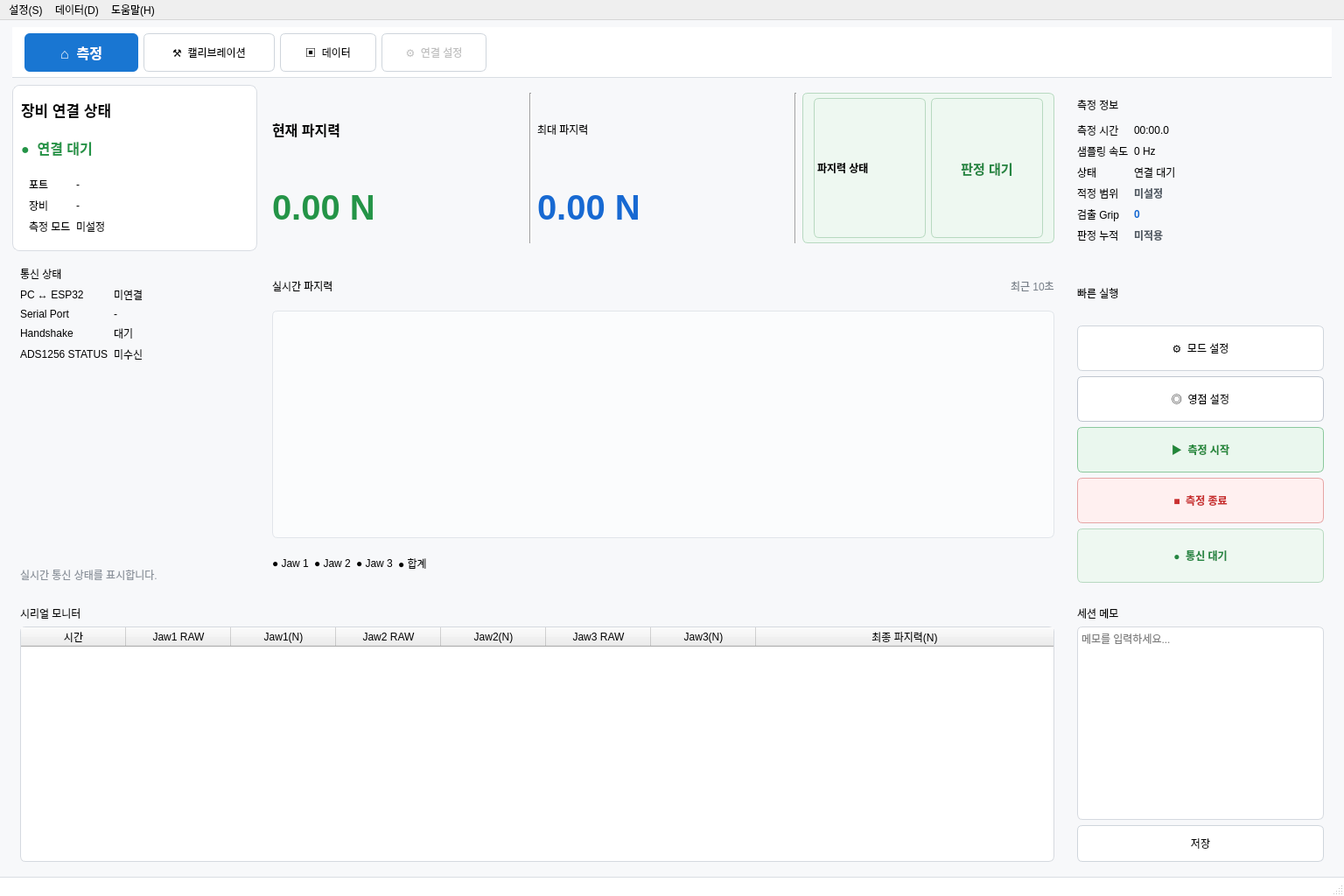
<?xml version="1.0" encoding="UTF-8"?>
<ui version="4.0">
 <class>MeasurementWindow</class>
 <widget class="QMainWindow" name="MeasurementWindow">
  <property name="geometry">
   <rect>
    <x>0</x>
    <y>0</y>
    <width>1536</width>
    <height>1024</height>
   </rect>
  </property>
  <property name="minimumSize">
   <size>
    <width>1200</width>
    <height>800</height>
   </size>
  </property>
  <property name="windowTitle">
   <string>Grip Force Measurement System</string>
  </property>
  <property name="styleSheet">
   <string notr="true">
QMainWindow, QWidget#centralwidget {
    background: #f7f8fa;
    color: #202124;
    font-family: &quot;Malgun Gothic&quot;;
    font-size: 10pt;
}
QFrame#topBar, QFrame#card {
    background: white;
    border: 1px solid #d9dde3;
    border-radius: 8px;
}
QFrame#navBar {
    background: white;
    border-bottom: 1px solid #d9dde3;
}
QPushButton {
    background: #ffffff;
    border: 1px solid #cfd5dc;
    border-radius: 6px;
    padding: 8px 14px;
}
QPushButton:hover {
    background: #f0f4f8;
}
QPushButton#startButton {
    background: #eaf7ee;
    border: 1px solid #8bc89c;
    color: #218739;
    font-weight: bold;
}
QPushButton#stopButton {
    background: #fff0f0;
    border: 1px solid #e6a4a4;
    color: #c93030;
    font-weight: bold;
}
QPushButton#zeroButton {
    background: #ffffff;
    border: 1px solid #bfc6cf;
}
QPushButton#saveButton {
    background: #ffffff;
    border: 1px solid #bfc6cf;
}
QLabel#connectedLabel {
    color: #249447;
    font-weight: bold;
    font-size: 12pt;
}
QLabel#currentForceLabel {
    color: #249447;
    font-size: 30pt;
    font-weight: bold;
}
QLabel#peakForceLabel {
    color: #1769d2;
    font-size: 30pt;
    font-weight: bold;
}
QLabel#averageForceLabel {
    color: #202124;
    font-size: 30pt;
    font-weight: bold;
}
QLabel#sumForceLabel {
    color: #1769d2;
    font-size: 17pt;
    font-weight: bold;
}
QLabel#loadCellValueLabel {
    color: #249447;
    font-size: 14pt;
    font-weight: bold;
}
QLabel#sectionTitle {
    font-size: 13pt;
    font-weight: bold;
}
QLabel#metricTitle {
    font-size: 12pt;
    font-weight: bold;
}
QLabel#graphHint {
    color: #8b929b;
    font-size: 10pt;
}
QLabel#forceStatusLabel {
    color: #258642;
    font-size: 11pt;
    font-weight: bold;
}
QLabel#forceRangeLabel {
    color: #555d66;
    font-weight: bold;
}
QLabel#gripCountLabel {
    color: #1769d2;
    font-weight: bold;
}
QLabel#judgementSummaryLabel {
    color: #555d66;
    font-weight: bold;
}
QLineEdit, QTextEdit, QTableWidget {
    background: white;
    border: 1px solid #d5d9df;
    border-radius: 6px;
}
QTableWidget {
    gridline-color: #e1e4e8;
    selection-background-color: #eaf2ff;
}
QStatusBar {
    background: white;
    border-top: 1px solid #d9dde3;
}
   </string>
  </property>
  <widget class="QWidget" name="centralwidget">
   <layout class="QVBoxLayout" name="mainVerticalLayout">
    <property name="spacing">
     <number>8</number>
    </property>
    <property name="leftMargin">
     <number>14</number>
    </property>
    <property name="topMargin">
     <number>8</number>
    </property>
    <property name="rightMargin">
     <number>14</number>
    </property>
    <property name="bottomMargin">
     <number>8</number>
    </property>
    <item>
     <widget class="QFrame" name="navBar">
      <property name="minimumSize">
       <size>
        <width>0</width>
        <height>58</height>
       </size>
      </property>
      <layout class="QHBoxLayout" name="navLayout">
       <property name="leftMargin">
        <number>14</number>
       </property>
       <property name="topMargin">
        <number>5</number>
       </property>
       <property name="rightMargin">
        <number>14</number>
       </property>
       <property name="bottomMargin">
        <number>5</number>
       </property>
       <item>
        <widget class="QPushButton" name="measurementTabButton">
         <property name="minimumSize">
          <size>
           <width>130</width>
           <height>44</height>
          </size>
         </property>
         <property name="styleSheet">
          <string notr="true">background:#1976d2;color:white;border:0;border-radius:6px;font-weight:bold;font-size:12pt;</string>
         </property>
         <property name="text">
          <string>⌂  측정</string>
         </property>
        </widget>
       </item>
       <item>
        <widget class="QPushButton" name="calibrationTabButton">
         <property name="minimumSize">
          <size>
           <width>150</width>
           <height>44</height>
          </size>
         </property>
         <property name="text">
          <string>⚒  캘리브레이션</string>
         </property>
        </widget>
       </item>
       <item>
        <widget class="QPushButton" name="dataTabButton">
         <property name="minimumSize">
          <size>
           <width>110</width>
           <height>44</height>
          </size>
         </property>
         <property name="text">
          <string>▣  데이터</string>
         </property>
        </widget>
       </item>
       <item>
        <widget class="QPushButton" name="settingsTabButton">
         <property name="enabled">
          <bool>false</bool>
         </property>
         <property name="minimumSize">
          <size>
           <width>120</width>
           <height>44</height>
          </size>
         </property>
         <property name="text">
          <string>⚙  연결 설정</string>
         </property>
        </widget>
       </item>
       <item>
        <spacer name="navSpacer">
         <property name="orientation">
          <enum>Qt::Orientation::Horizontal</enum>
         </property>
         <property name="sizeHint" stdset="0">
          <size>
           <width>40</width>
           <height>20</height>
          </size>
         </property>
        </spacer>
       </item>
      </layout>
     </widget>
    </item>
    <item>
     <layout class="QGridLayout" name="contentGrid">
      <property name="spacing">
       <number>8</number>
      </property>
      <item row="0" column="0">
       <widget class="QFrame" name="card">
        <property name="minimumSize">
         <size>
          <width>280</width>
          <height>190</height>
         </size>
        </property>
        <layout class="QVBoxLayout" name="deviceStatusLayout">
         <item>
          <widget class="QLabel" name="sectionTitle">
           <property name="text">
            <string>장비 연결 상태</string>
           </property>
          </widget>
         </item>
         <item>
          <widget class="QLabel" name="connectedLabel">
           <property name="text">
            <string>●  연결 대기</string>
           </property>
          </widget>
         </item>
         <item>
          <widget class="QFrame" name="deviceInfoFrame">
           <property name="frameShape">
            <enum>QFrame::Shape::NoFrame</enum>
           </property>
           <layout class="QFormLayout" name="deviceInfoLayout">
            <item row="0" column="0">
             <widget class="QLabel" name="portTitle">
              <property name="text">
               <string>포트</string>
              </property>
             </widget>
            </item>
            <item row="0" column="1">
             <widget class="QLabel" name="portValueLabel">
              <property name="text">
               <string>-</string>
              </property>
             </widget>
            </item>
            <item row="1" column="0">
             <widget class="QLabel" name="deviceTitle">
              <property name="text">
               <string>장비</string>
              </property>
             </widget>
            </item>
            <item row="1" column="1">
             <widget class="QLabel" name="deviceValueLabel">
              <property name="text">
               <string>-</string>
              </property>
             </widget>
            </item>
            <item row="2" column="0">
             <widget class="QLabel" name="modeTitle">
              <property name="text">
               <string>측정 모드</string>
              </property>
             </widget>
            </item>
            <item row="2" column="1">
             <widget class="QLabel" name="modeValueLabel">
              <property name="text">
               <string>미설정</string>
              </property>
             </widget>
            </item>
           </layout>
          </widget>
         </item>
        </layout>
       </widget>
      </item>
      <item row="0" column="1">
       <widget class="QFrame" name="card">
        <property name="minimumSize">
         <size>
          <width>550</width>
          <height>170</height>
         </size>
        </property>
        <layout class="QHBoxLayout" name="metricsLayout">
         <item>
          <layout class="QVBoxLayout" name="currentMetricLayout">
           <item>
            <widget class="QLabel" name="metricTitle">
             <property name="text">
              <string>현재 파지력</string>
             </property>
            </widget>
           </item>
           <item>
            <widget class="QLabel" name="currentForceLabel">
             <property name="text">
              <string>0.00 N</string>
             </property>
            </widget>
           </item>
          </layout>
         </item>
         <item>
          <widget class="Line" name="metricLine1">
           <property name="orientation">
            <enum>Qt::Orientation::Vertical</enum>
           </property>
          </widget>
         </item>
         <item>
          <layout class="QVBoxLayout" name="peakMetricLayout">
           <item>
            <widget class="QLabel" name="metricTitle">
             <property name="text">
              <string>최대 파지력</string>
             </property>
            </widget>
           </item>
           <item>
            <widget class="QLabel" name="peakForceLabel">
             <property name="text">
              <string>0.00 N</string>
             </property>
            </widget>
           </item>
          </layout>
         </item>
         <item>
          <widget class="Line" name="metricLine2">
           <property name="orientation">
            <enum>Qt::Orientation::Vertical</enum>
           </property>
          </widget>
         </item>
         <item>
          <widget class="QFrame" name="forceStatusFrame">
           <property name="minimumSize">
            <size>
             <width>0</width>
             <height>54</height>
            </size>
           </property>
           <property name="styleSheet">
            <string notr="true">background:#eef8f1;border:1px solid #b7d9c0;border-radius:6px;</string>
           </property>
           <layout class="QHBoxLayout" name="forceStatusLayout">
            <property name="leftMargin">
             <number>12</number>
            </property>
            <property name="topMargin">
             <number>5</number>
            </property>
            <property name="rightMargin">
             <number>12</number>
            </property>
            <property name="bottomMargin">
             <number>5</number>
            </property>
            <item>
             <widget class="QLabel" name="forceStatusTitle">
              <property name="font">
               <font>
                <bold>true</bold>
               </font>
              </property>
              <property name="text">
               <string>파지력 상태</string>
              </property>
             </widget>
            </item>
            <item>
             <widget class="QLabel" name="forceStatusLabel">
              <property name="font">
               <font>
                <pointsize>11</pointsize>
                <bold>true</bold>
               </font>
              </property>
              <property name="text">
               <string>판정 대기</string>
              </property>
              <property name="alignment">
               <set>Qt::AlignmentFlag::AlignCenter</set>
              </property>
             </widget>
            </item>
           </layout>
          </widget>
         </item>
        </layout>
       </widget>
      </item>
      <item row="0" column="2">
       <widget class="QFrame" name="card">
        <property name="minimumSize">
         <size>
          <width>300</width>
          <height>170</height>
         </size>
        </property>
        <property name="maximumSize">
         <size>
          <width>300</width>
          <height>16777215</height>
         </size>
        </property>
        <layout class="QVBoxLayout" name="measurementInfoLayout">
         <item>
          <widget class="QLabel" name="sectionTitle">
           <property name="text">
            <string>측정 정보</string>
           </property>
          </widget>
         </item>
         <item>
          <layout class="QFormLayout" name="measurementInfoForm">
           <item row="0" column="0">
            <widget class="QLabel" name="timeTitle">
             <property name="text">
              <string>측정 시간</string>
             </property>
            </widget>
           </item>
           <item row="0" column="1">
            <widget class="QLabel" name="measurementTimeLabel">
             <property name="text">
              <string>00:00.0</string>
             </property>
            </widget>
           </item>
           <item row="1" column="0">
            <widget class="QLabel" name="samplingTitle">
             <property name="text">
              <string>샘플링 속도</string>
             </property>
            </widget>
           </item>
           <item row="1" column="1">
            <widget class="QLabel" name="samplingRateLabel">
             <property name="text">
              <string>0 Hz</string>
             </property>
            </widget>
           </item>
           <item row="2" column="0">
            <widget class="QLabel" name="stateTitle">
             <property name="text">
              <string>상태</string>
             </property>
            </widget>
           </item>
           <item row="2" column="1">
            <widget class="QLabel" name="measurementStateLabel">
             <property name="text">
              <string>연결 대기</string>
             </property>
            </widget>
           </item>
           <item row="3" column="0">
            <widget class="QLabel" name="forceRangeTitle">
             <property name="text">
              <string>적정 범위</string>
             </property>
            </widget>
           </item>
           <item row="3" column="1">
            <widget class="QLabel" name="forceRangeLabel">
             <property name="text">
              <string>미설정</string>
             </property>
            </widget>
           </item>
           <item row="4" column="0">
            <widget class="QLabel" name="gripCountTitle">
             <property name="text">
              <string>검출 Grip</string>
             </property>
            </widget>
           </item>
           <item row="4" column="1">
            <widget class="QLabel" name="gripCountLabel">
             <property name="text">
              <string>0</string>
             </property>
            </widget>
           </item>
           <item row="5" column="0">
            <widget class="QLabel" name="judgementSummaryTitle">
             <property name="text">
              <string>판정 누적</string>
             </property>
            </widget>
           </item>
           <item row="5" column="1">
            <widget class="QLabel" name="judgementSummaryLabel">
             <property name="text">
              <string>미적용</string>
             </property>
            </widget>
           </item>
          </layout>
         </item>
        </layout>
       </widget>
      </item>
      <item row="1" column="0">
       <widget class="QFrame" name="card">
        <property name="minimumSize">
         <size>
          <width>280</width>
          <height>380</height>
         </size>
        </property>
        <layout class="QVBoxLayout" name="loadCellLayout">
         <item>
          <widget class="QLabel" name="sectionTitle">
           <property name="text">
            <string>통신 상태</string>
           </property>
          </widget>
         </item>
         <item>
          <layout class="QFormLayout" name="loadCellForm">
           <item row="0" column="0">
            <widget class="QLabel" name="jaw1Title">
             <property name="text">
              <string>PC ↔ ESP32</string>
             </property>
            </widget>
           </item>
           <item row="0" column="1">
            <widget class="QLabel" name="pcEspStatusLabel">
             <property name="text">
              <string>미연결</string>
             </property>
            </widget>
           </item>
           <item row="1" column="0">
            <widget class="QLabel" name="jaw2Title">
             <property name="text">
              <string>Serial Port</string>
             </property>
            </widget>
           </item>
           <item row="1" column="1">
            <widget class="QLabel" name="serialPortStatusLabel">
             <property name="text">
              <string>-</string>
             </property>
            </widget>
           </item>
           <item row="2" column="0">
            <widget class="QLabel" name="jaw3Title">
             <property name="text">
              <string>Handshake</string>
             </property>
            </widget>
           </item>
           <item row="2" column="1">
            <widget class="QLabel" name="handshakeStatusLabel">
             <property name="text">
              <string>대기</string>
             </property>
            </widget>
           </item>
           <item row="3" column="0">
            <widget class="QLabel" name="sumTitle">
             <property name="text">
              <string>ADS1256 STATUS</string>
             </property>
            </widget>
           </item>
           <item row="3" column="1">
            <widget class="QLabel" name="adcStatusLabel">
             <property name="text">
              <string>미수신</string>
             </property>
            </widget>
           </item>
          </layout>
         </item>
         <item>
          <spacer name="loadCellSpacer">
           <property name="orientation">
            <enum>Qt::Orientation::Vertical</enum>
           </property>
           <property name="sizeHint" stdset="0">
            <size>
             <width>20</width>
             <height>40</height>
            </size>
           </property>
          </spacer>
         </item>
         <item>
          <widget class="QLabel" name="loadCellNote">
           <property name="styleSheet">
            <string notr="true">color:#8b929b;</string>
           </property>
           <property name="text">
            <string>실시간 통신 상태를 표시합니다.</string>
           </property>
           <property name="wordWrap">
            <bool>true</bool>
           </property>
          </widget>
         </item>
        </layout>
       </widget>
      </item>
      <item row="1" column="1">
       <widget class="QFrame" name="card">
        <property name="minimumSize">
         <size>
          <width>550</width>
          <height>380</height>
         </size>
        </property>
        <layout class="QVBoxLayout" name="graphCardLayout">
         <item>
          <layout class="QHBoxLayout" name="graphHeaderLayout">
           <item>
            <widget class="QLabel" name="sectionTitle">
             <property name="text">
              <string>실시간 파지력</string>
             </property>
            </widget>
           </item>
           <item>
            <spacer name="graphHeaderSpacer">
             <property name="orientation">
              <enum>Qt::Orientation::Horizontal</enum>
             </property>
             <property name="sizeHint" stdset="0">
              <size>
               <width>40</width>
               <height>20</height>
              </size>
             </property>
            </spacer>
           </item>
           <item>
            <widget class="QLabel" name="graphRangeLabel">
             <property name="styleSheet">
              <string notr="true">color:#777f88;</string>
             </property>
             <property name="text">
              <string>최근 10초</string>
             </property>
            </widget>
           </item>
          </layout>
         </item>
         <item>
          <widget class="QWidget" name="graphContainer" native="true">
           <property name="minimumSize">
            <size>
             <width>0</width>
             <height>260</height>
            </size>
           </property>
           <property name="styleSheet">
            <string notr="true">background:#fbfcfd;border:1px solid #e1e5ea;border-radius:6px;</string>
           </property>
           <layout class="QVBoxLayout" name="graphContainerLayout">
            <property name="leftMargin">
             <number>4</number>
            </property>
            <property name="topMargin">
             <number>4</number>
            </property>
            <property name="rightMargin">
             <number>4</number>
            </property>
            <property name="bottomMargin">
             <number>4</number>
            </property>
           </layout>
          </widget>
         </item>
         <item>
          <layout class="QHBoxLayout" name="graphLegendLayout">
           <item>
            <widget class="QLabel" name="jaw1Legend">
             <property name="text">
              <string>● Jaw 1</string>
             </property>
            </widget>
           </item>
           <item>
            <widget class="QLabel" name="jaw2Legend">
             <property name="text">
              <string>● Jaw 2</string>
             </property>
            </widget>
           </item>
           <item>
            <widget class="QLabel" name="jaw3Legend">
             <property name="text">
              <string>● Jaw 3</string>
             </property>
            </widget>
           </item>
           <item>
            <widget class="QLabel" name="totalLegend">
             <property name="text">
              <string>● 합계</string>
             </property>
            </widget>
           </item>
           <item>
            <spacer name="legendSpacer">
             <property name="orientation">
              <enum>Qt::Orientation::Horizontal</enum>
             </property>
             <property name="sizeHint" stdset="0">
              <size>
               <width>0</width>
               <height>0</height>
              </size>
             </property>
            </spacer>
           </item>
          </layout>
         </item>
        </layout>
       </widget>
      </item>
      <item row="1" column="2">
       <widget class="QFrame" name="card">
        <property name="minimumSize">
         <size>
          <width>300</width>
          <height>380</height>
         </size>
        </property>
        <property name="maximumSize">
         <size>
          <width>300</width>
          <height>16777215</height>
         </size>
        </property>
        <layout class="QVBoxLayout" name="quickActionLayout">
         <item>
          <widget class="QLabel" name="sectionTitle">
           <property name="text">
            <string>빠른 실행</string>
           </property>
          </widget>
         </item>
         <item>
          <widget class="QPushButton" name="modeButton">
           <property name="minimumSize">
            <size>
             <width>0</width>
             <height>52</height>
            </size>
           </property>
           <property name="text">
            <string>⚙  모드 설정</string>
           </property>
          </widget>
         </item>
         <item>
          <widget class="QPushButton" name="zeroButton">
           <property name="minimumSize">
            <size>
             <width>0</width>
             <height>52</height>
            </size>
           </property>
           <property name="text">
            <string>◎  영점 설정</string>
           </property>
          </widget>
         </item>
         <item>
          <widget class="QPushButton" name="startButton">
           <property name="minimumSize">
            <size>
             <width>0</width>
             <height>52</height>
            </size>
           </property>
           <property name="text">
            <string>▶  측정 시작</string>
           </property>
          </widget>
         </item>
         <item>
          <widget class="QPushButton" name="stopButton">
           <property name="minimumSize">
            <size>
             <width>0</width>
             <height>52</height>
            </size>
           </property>
           <property name="text">
            <string>■  측정 종료</string>
           </property>
          </widget>
         </item>
         <item>
          <widget class="QLabel" name="operationStateLabel">
           <property name="minimumSize">
            <size>
             <width>0</width>
             <height>42</height>
            </size>
           </property>
           <property name="styleSheet">
            <string notr="true">background:#eef8f1;border:1px solid #b7d9c0;border-radius:6px;color:#258642;font-weight:bold;</string>
           </property>
           <property name="text">
            <string>●  통신 대기</string>
           </property>
           <property name="alignment">
            <set>Qt::AlignmentFlag::AlignCenter</set>
           </property>
          </widget>
         </item>
        </layout>
       </widget>
      </item>
      <item row="2" column="0" colspan="2">
       <widget class="QFrame" name="card">
        <property name="minimumSize">
         <size>
          <width>0</width>
          <height>240</height>
         </size>
        </property>
        <layout class="QVBoxLayout" name="sessionLayout">
         <item>
          <widget class="QLabel" name="sectionTitle">
           <property name="text">
            <string>시리얼 모니터</string>
           </property>
          </widget>
         </item>
         <item>
          <widget class="QTableWidget" name="sessionTable">
           <property name="minimumSize">
            <size>
             <width>0</width>
             <height>170</height>
            </size>
           </property>
           <property name="rowCount">
            <number>0</number>
           </property>
           <property name="columnCount">
            <number>8</number>
           </property>
           <attribute name="horizontalHeaderDefaultSectionSize">
            <number>120</number>
           </attribute>
           <attribute name="horizontalHeaderStretchLastSection">
            <bool>true</bool>
           </attribute>
           <attribute name="verticalHeaderVisible">
            <bool>false</bool>
           </attribute>
           <column>
            <property name="text">
             <string>시간</string>
            </property>
           </column>
           <column>
            <property name="text">
             <string>Jaw1 RAW</string>
            </property>
           </column>
           <column>
            <property name="text">
             <string>Jaw1(N)</string>
            </property>
           </column>
           <column>
            <property name="text">
             <string>Jaw2 RAW</string>
            </property>
           </column>
           <column>
            <property name="text">
             <string>Jaw2(N)</string>
            </property>
           </column>
           <column>
            <property name="text">
             <string>Jaw3 RAW</string>
            </property>
           </column>
           <column>
            <property name="text">
             <string>Jaw3(N)</string>
            </property>
           </column>
           <column>
            <property name="text">
             <string>최종 파지력(N)</string>
            </property>
           </column>
          </widget>
         </item>
        </layout>
       </widget>
      </item>
      <item row="2" column="2">
       <widget class="QFrame" name="card">
        <property name="minimumSize">
         <size>
          <width>300</width>
          <height>240</height>
         </size>
        </property>
        <property name="maximumSize">
         <size>
          <width>300</width>
          <height>16777215</height>
         </size>
        </property>
        <layout class="QVBoxLayout" name="memoLayout">
         <item>
          <widget class="QLabel" name="sectionTitle">
           <property name="text">
            <string>세션 메모</string>
           </property>
          </widget>
         </item>
         <item>
          <widget class="QTextEdit" name="memoTextEdit">
           <property name="placeholderText">
            <string>메모를 입력하세요...</string>
           </property>
          </widget>
         </item>
         <item>
          <widget class="QPushButton" name="memoSaveButton">
           <property name="minimumSize">
            <size>
             <width>0</width>
             <height>42</height>
            </size>
           </property>
           <property name="text">
            <string>저장</string>
           </property>
          </widget>
         </item>
        </layout>
       </widget>
      </item>
     </layout>
    </item>
   </layout>
  </widget>
  <widget class="QMenuBar" name="menubar">
   <property name="geometry">
    <rect>
     <x>0</x>
     <y>0</y>
     <width>1536</width>
     <height>33</height>
    </rect>
   </property>
   <widget class="QMenu" name="menuSettings">
    <property name="title">
     <string>설정(S)</string>
    </property>
    <addaction name="actionConnectionSettings"/>
    <addaction name="actionJudgementSettings"/>
   </widget>
   <widget class="QMenu" name="menuData">
    <property name="title">
     <string>데이터(D)</string>
    </property>
    <addaction name="actionDataManagement"/>
    <addaction name="separator"/>
    <addaction name="actionSaveDirectory"/>
    <addaction name="separator"/>
   </widget>
   <widget class="QMenu" name="menuHelp">
    <property name="title">
     <string>도움말(H)</string>
    </property>
    <addaction name="actionUserGuide"/>
    <addaction name="separator"/>
    <addaction name="actionHelpCommunication"/>
    <addaction name="actionHelpMeasurement"/>
    <addaction name="actionHelpCalibration"/>
    <addaction name="actionHelpStorage"/>
    <addaction name="separator"/>
    <addaction name="actionAbout"/>
   </widget>
   <addaction name="menuSettings"/>
   <addaction name="menuData"/>
   <addaction name="menuHelp"/>
  </widget>
  <widget class="QStatusBar" name="statusbar">
   <property name="sizeGripEnabled">
    <bool>true</bool>
   </property>
  </widget>
  <action name="actionConnectionSettings">
   <property name="text">
    <string>통신 연결 설정</string>
   </property>
  </action>
  <action name="actionJudgementSettings">
   <property name="text">
    <string>판정 기준 설정</string>
   </property>
  </action>
  <action name="actionDataManagement">
   <property name="text">
    <string>데이터 관리</string>
   </property>
  </action>
  <action name="actionSaveDirectory">
   <property name="text">
    <string>저장 경로 지정</string>
   </property>
  </action>
  <action name="actionUserGuide">
   <property name="text">
    <string>사용 설명서</string>
   </property>
   <property name="shortcut">
    <string>F1</string>
   </property>
  </action>
  <action name="actionHelpCommunication">
   <property name="text">
    <string>통신 도움말</string>
   </property>
  </action>
  <action name="actionHelpMeasurement">
   <property name="text">
    <string>측정 도움말</string>
   </property>
  </action>
  <action name="actionHelpCalibration">
   <property name="text">
    <string>캘리브레이션 도움말</string>
   </property>
  </action>
  <action name="actionHelpStorage">
   <property name="text">
    <string>저장 도움말</string>
   </property>
  </action>
  <action name="actionAbout">
   <property name="text">
    <string>프로그램 정보</string>
   </property>
  </action>
 </widget>
 <resources/>
 <connections/>
</ui>
